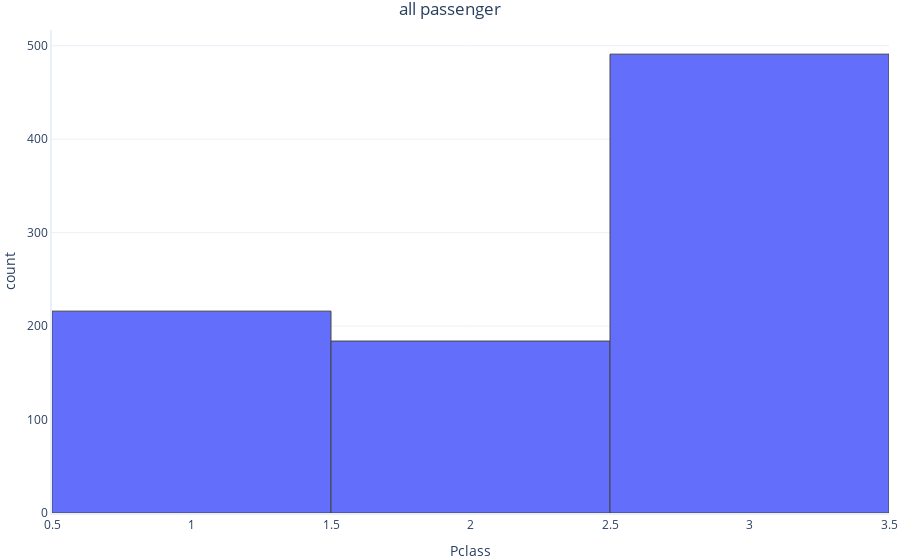
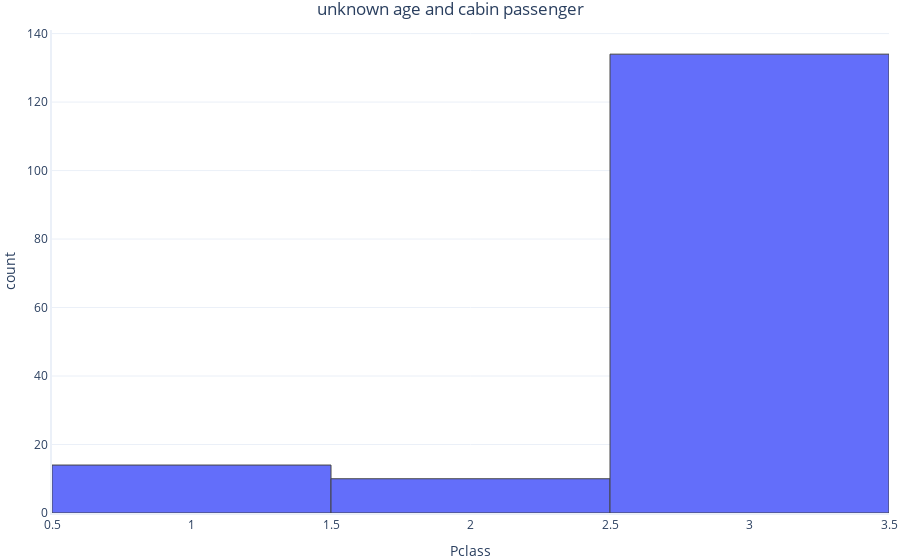

The notebook cell saved with these charts, in order:
### Code cell
import graphing

graphing.histogram(dataset, "Pclass", title = "all passenger", show = True)
graphing.histogram(unknown_age_and_cabin, "Pclass", title = "unknown age and cabin passenger")

### Figure 1 — Plotly figure (JSON) as saved in the notebook; plotly's stock layout.template omitted (floating-point values rounded to 4 significant figures; data arrays with more than 128 entries replaced by an {"elided": "..."} marker saying what was removed)
{"data": [{"alignmentgroup": "True", "bingroup": "x", "hovertemplate": "Pclass=%{x}<br>count=%{y}<extra></extra>", "legendgroup": "", "marker": {"color": "#636efa", "pattern": {"shape": ""}}, "name": "", "offsetgroup": "", "orientation": "v", "showlegend": false, "type": "histogram", "x": {"elided": "891 int values"}, "xaxis": "x", "yaxis": "y"}], "layout": {"barmode": "relative", "legend": {"tracegroupgap": 0}, "title": {"text": "all passenger"}, "xaxis": {"anchor": "y", "domain": [0, 1], "title": {"text": "Pclass"}}, "yaxis": {"anchor": "x", "domain": [0, 1], "title": {"text": "count"}}}}

### Figure 2 — Plotly figure (JSON) as saved in the notebook; plotly's stock layout.template omitted (floating-point values rounded to 4 significant figures; data arrays with more than 128 entries replaced by an {"elided": "..."} marker saying what was removed)
{"data": [{"alignmentgroup": "True", "bingroup": "x", "hovertemplate": "Pclass=%{x}<br>count=%{y}<extra></extra>", "legendgroup": "", "marker": {"color": "#636efa", "pattern": {"shape": ""}}, "name": "", "offsetgroup": "", "orientation": "v", "showlegend": false, "type": "histogram", "x": {"elided": "158 int values"}, "xaxis": "x", "yaxis": "y"}], "layout": {"barmode": "relative", "legend": {"tracegroupgap": 0}, "title": {"text": "unknown age and cabin passenger"}, "xaxis": {"anchor": "y", "domain": [0, 1], "title": {"text": "Pclass"}}, "yaxis": {"anchor": "x", "domain": [0, 1], "title": {"text": "count"}}}}
